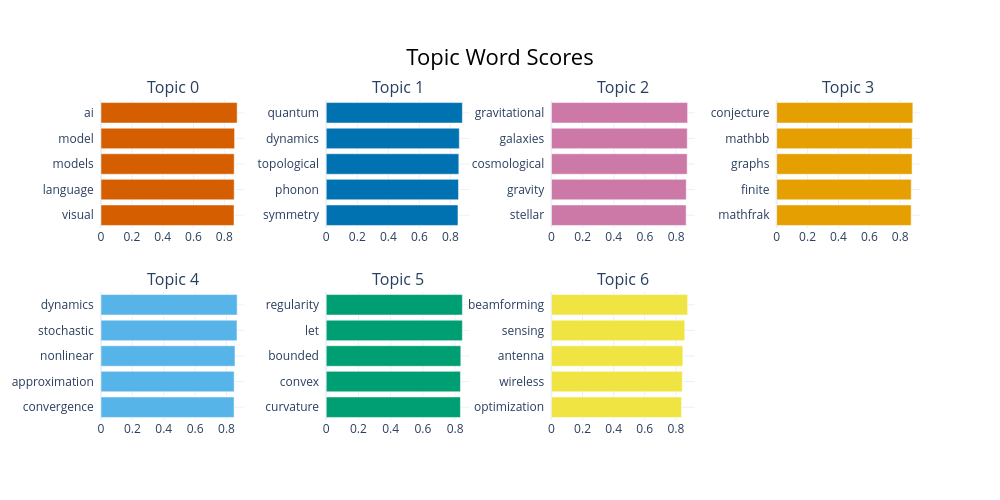

Notebook cell for this chart:
### Code cell
# Visualizing the keywords
topic_model.visualize_barchart()

### Figure 1 — Plotly figure (JSON) as saved in the notebook; plotly's stock layout.template omitted (floating-point values rounded to 4 significant figures)
{"data": [{"marker": {"color": "#D55E00"}, "orientation": "h", "type": "bar", "x": [0.863, 0.8641, 0.8642, 0.8666, 0.8834], "xaxis": "x", "y": ["visual  ", "language  ", "models  ", "model  ", "ai  "], "yaxis": "y"}, {"marker": {"color": "#0072B2"}, "orientation": "h", "type": "bar", "x": [0.8485, 0.8519, 0.854, 0.857, 0.8769], "xaxis": "x2", "y": ["symmetry  ", "phonon  ", "topological  ", "dynamics  ", "quantum  "], "yaxis": "y2"}, {"marker": {"color": "#CC79A7"}, "orientation": "h", "type": "bar", "x": [0.8646, 0.8652, 0.8711, 0.8716, 0.8739], "xaxis": "x3", "y": ["stellar  ", "gravity  ", "cosmological  ", "galaxies  ", "gravitational  "], "yaxis": "y3"}, {"marker": {"color": "#E69F00"}, "orientation": "h", "type": "bar", "x": [0.8707, 0.8712, 0.8765, 0.8774, 0.8815], "xaxis": "x4", "y": ["mathfrak  ", "finite  ", "graphs  ", "mathbb  ", "conjecture  "], "yaxis": "y4"}, {"marker": {"color": "#56B4E9"}, "orientation": "h", "type": "bar", "x": [0.8484, 0.8489, 0.8542, 0.8668, 0.868], "xaxis": "x5", "y": ["convergence  ", "approximation  ", "nonlinear  ", "stochastic  ", "dynamics  "], "yaxis": "y5"}, {"marker": {"color": "#009E73"}, "orientation": "h", "type": "bar", "x": [0.8328, 0.833, 0.8353, 0.8449, 0.845], "xaxis": "x6", "y": ["curvature  ", "convex  ", "bounded  ", "let  ", "regularity  "], "yaxis": "y6"}, {"marker": {"color": "#F0E442"}, "orientation": "h", "type": "bar", "x": [0.8362, 0.8414, 0.8448, 0.8573, 0.8757], "xaxis": "x7", "y": ["optimization  ", "wireless  ", "antenna  ", "sensing  ", "beamforming  "], "yaxis": "y7"}], "layout": {"annotations": [{"font": {"size": 16}, "showarrow": false, "text": "Topic 0", "x": 0.0875, "xanchor": "center", "xref": "paper", "y": 1, "yanchor": "bottom", "yref": "paper"}, {"font": {"size": 16}, "showarrow": false, "text": "Topic 1", "x": 0.3625, "xanchor": "center", "xref": "paper", "y": 1, "yanchor": "bottom", "yref": "paper"}, {"font": {"size": 16}, "showarrow": false, "text": "Topic 2", "x": 0.6375, "xanchor": "center", "xref": "paper", "y": 1, "yanchor": "bottom", "yref": "paper"}, {"font": {"size": 16}, "showarrow": false, "text": "Topic 3", "x": 0.9125, "xanchor": "center", "xref": "paper", "y": 1, "yanchor": "bottom", "yref": "paper"}, {"font": {"size": 16}, "showarrow": false, "text": "Topic 4", "x": 0.0875, "xanchor": "center", "xref": "paper", "y": 0.4, "yanchor": "bottom", "yref": "paper"}, {"font": {"size": 16}, "showarrow": false, "text": "Topic 5", "x": 0.3625, "xanchor": "center", "xref": "paper", "y": 0.4, "yanchor": "bottom", "yref": "paper"}, {"font": {"size": 16}, "showarrow": false, "text": "Topic 6", "x": 0.6375, "xanchor": "center", "xref": "paper", "y": 0.4, "yanchor": "bottom", "yref": "paper"}], "height": 500, "hoverlabel": {"bgcolor": "white", "font": {"family": "Rockwell", "size": 16}}, "showlegend": false, "title": {"font": {"color": "Black", "size": 22}, "text": "Topic Word Scores", "x": 0.5, "xanchor": "center", "yanchor": "top"}, "width": 1000, "xaxis": {"anchor": "y", "domain": [0, 0.175], "showgrid": true}, "xaxis2": {"anchor": "y2", "domain": [0.275, 0.45], "showgrid": true}, "xaxis3": {"anchor": "y3", "domain": [0.55, 0.725], "showgrid": true}, "xaxis4": {"anchor": "y4", "domain": [0.825, 1], "showgrid": true}, "xaxis5": {"anchor": "y5", "domain": [0, 0.175], "showgrid": true}, "xaxis6": {"anchor": "y6", "domain": [0.275, 0.45], "showgrid": true}, "xaxis7": {"anchor": "y7", "domain": [0.55, 0.725], "showgrid": true}, "xaxis8": {"anchor": "y8", "domain": [0.825, 1], "showgrid": true}, "yaxis": {"anchor": "x", "domain": [0.6, 1], "showgrid": true}, "yaxis2": {"anchor": "x2", "domain": [0.6, 1], "showgrid": true}, "yaxis3": {"anchor": "x3", "domain": [0.6, 1], "showgrid": true}, "yaxis4": {"anchor": "x4", "domain": [0.6, 1], "showgrid": true}, "yaxis5": {"anchor": "x5", "domain": [0, 0.4], "showgrid": true}, "yaxis6": {"anchor": "x6", "domain": [0, 0.4], "showgrid": true}, "yaxis7": {"anchor": "x7", "domain": [0, 0.4], "showgrid": true}, "yaxis8": {"anchor": "x8", "domain": [0, 0.4], "showgrid": true}}}
